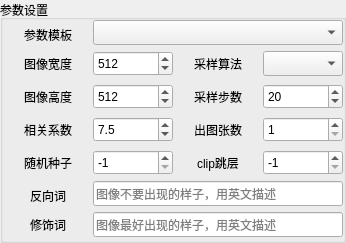
           <widget class="QGroupBox" name="sd_paramsset_groupBox">
            <property name="minimumSize">
             <size>
              <width>341</width>
              <height>0</height>
             </size>
            </property>
            <property name="maximumSize">
             <size>
              <width>16777215</width>
              <height>16777215</height>
             </size>
            </property>
            <property name="title">
             <string>参数设置</string>
            </property>
            <layout class="QVBoxLayout" name="verticalLayout_12">
             <property name="spacing">
              <number>3</number>
             </property>
             <property name="leftMargin">
              <number>0</number>
             </property>
             <property name="topMargin">
              <number>0</number>
             </property>
             <property name="rightMargin">
              <number>0</number>
             </property>
             <property name="bottomMargin">
              <number>0</number>
             </property>
             <item>
              <widget class="QFrame" name="sd_frame_params_template">
               <property name="minimumSize">
                <size>
                 <width>0</width>
                 <height>26</height>
                </size>
               </property>
               <property name="maximumSize">
                <size>
                 <width>16777215</width>
                 <height>26</height>
                </size>
               </property>
               <property name="frameShape">
                <enum>QFrame::NoFrame</enum>
               </property>
               <property name="frameShadow">
                <enum>QFrame::Raised</enum>
               </property>
               <property name="lineWidth">
                <number>0</number>
               </property>
               <layout class="QHBoxLayout" name="horizontalLayout_32">
                <property name="spacing">
                 <number>0</number>
                </property>
                <property name="leftMargin">
                 <number>0</number>
                </property>
                <property name="topMargin">
                 <number>0</number>
                </property>
                <property name="rightMargin">
                 <number>0</number>
                </property>
                <property name="bottomMargin">
                 <number>0</number>
                </property>
                <item>
                 <widget class="QLabel" name="params_template_label">
                  <property name="minimumSize">
                   <size>
                    <width>90</width>
                    <height>30</height>
                   </size>
                  </property>
                  <property name="maximumSize">
                   <size>
                    <width>90</width>
                    <height>30</height>
                   </size>
                  </property>
                  <property name="lineWidth">
                   <number>0</number>
                  </property>
                  <property name="text">
                   <string>参数模板</string>
                  </property>
                  <property name="alignment">
                   <set>Qt::AlignCenter</set>
                  </property>
                 </widget>
                </item>
                <item>
                 <widget class="QComboBox" name="params_template_comboBox">
                  <property name="minimumSize">
                   <size>
                    <width>0</width>
                    <height>25</height>
                   </size>
                  </property>
                  <property name="maximumSize">
                   <size>
                    <width>16777215</width>
                    <height>25</height>
                   </size>
                  </property>
                 </widget>
                </item>
               </layout>
              </widget>
             </item>
             <item>
              <widget class="QFrame" name="sd_frame_param">
               <property name="frameShape">
                <enum>QFrame::NoFrame</enum>
               </property>
               <property name="frameShadow">
                <enum>QFrame::Raised</enum>
               </property>
               <property name="lineWidth">
                <number>0</number>
               </property>
               <layout class="QGridLayout" name="gridLayout">
                <property name="leftMargin">
                 <number>0</number>
                </property>
                <property name="topMargin">
                 <number>0</number>
                </property>
                <property name="rightMargin">
                 <number>0</number>
                </property>
                <property name="bottomMargin">
                 <number>0</number>
                </property>
                <property name="horizontalSpacing">
                 <number>0</number>
                </property>
                <property name="verticalSpacing">
                 <number>3</number>
                </property>
                <item row="4" column="1">
                 <widget class="QSpinBox" name="sd_imageheight">
                  <property name="minimumSize">
                   <size>
                    <width>80</width>
                    <height>25</height>
                   </size>
                  </property>
                  <property name="maximumSize">
                   <size>
                    <width>80</width>
                    <height>25</height>
                   </size>
                  </property>
                  <property name="minimum">
                   <number>64</number>
                  </property>
                  <property name="maximum">
                   <number>4096</number>
                  </property>
                  <property name="singleStep">
                   <number>64</number>
                  </property>
                  <property name="value">
                   <number>512</number>
                  </property>
                 </widget>
                </item>
                <item row="5" column="3">
                 <widget class="QSpinBox" name="sd_batch_count">
                  <property name="minimumSize">
                   <size>
                    <width>80</width>
                    <height>25</height>
                   </size>
                  </property>
                  <property name="maximumSize">
                   <size>
                    <width>80</width>
                    <height>25</height>
                   </size>
                  </property>
                  <property name="minimum">
                   <number>1</number>
                  </property>
                  <property name="maximum">
                   <number>4096</number>
                  </property>
                  <property name="singleStep">
                   <number>1</number>
                  </property>
                  <property name="value">
                   <number>1</number>
                  </property>
                 </widget>
                </item>
                <item row="3" column="3">
                 <widget class="QComboBox" name="sd_sampletype">
                  <property name="minimumSize">
                   <size>
                    <width>80</width>
                    <height>25</height>
                   </size>
                  </property>
                  <property name="maximumSize">
                   <size>
                    <width>80</width>
                    <height>25</height>
                   </size>
                  </property>
                 </widget>
                </item>
                <item row="6" column="2">
                 <widget class="QLabel" name="sd_clipskip_label">
                  <property name="minimumSize">
                   <size>
                    <width>90</width>
                    <height>30</height>
                   </size>
                  </property>
                  <property name="maximumSize">
                   <size>
                    <width>90</width>
                    <height>30</height>
                   </size>
                  </property>
                  <property name="lineWidth">
                   <number>0</number>
                  </property>
                  <property name="text">
                   <string>clip跳层</string>
                  </property>
                  <property name="alignment">
                   <set>Qt::AlignCenter</set>
                  </property>
                 </widget>
                </item>
                <item row="3" column="2">
                 <widget class="QLabel" name="sd_sampletype_label">
                  <property name="minimumSize">
                   <size>
                    <width>90</width>
                    <height>30</height>
                   </size>
                  </property>
                  <property name="maximumSize">
                   <size>
                    <width>90</width>
                    <height>30</height>
                   </size>
                  </property>
                  <property name="lineWidth">
                   <number>0</number>
                  </property>
                  <property name="text">
                   <string>采样算法</string>
                  </property>
                  <property name="alignment">
                   <set>Qt::AlignCenter</set>
                  </property>
                 </widget>
                </item>
                <item row="3" column="1">
                 <widget class="QSpinBox" name="sd_imagewidth">
                  <property name="minimumSize">
                   <size>
                    <width>80</width>
                    <height>25</height>
                   </size>
                  </property>
                  <property name="maximumSize">
                   <size>
                    <width>80</width>
                    <height>25</height>
                   </size>
                  </property>
                  <property name="minimum">
                   <number>64</number>
                  </property>
                  <property name="maximum">
                   <number>4096</number>
                  </property>
                  <property name="singleStep">
                   <number>64</number>
                  </property>
                  <property name="value">
                   <number>512</number>
                  </property>
                 </widget>
                </item>
                <item row="5" column="1">
                 <widget class="QDoubleSpinBox" name="sd_cfgscale">
                  <property name="minimumSize">
                   <size>
                    <width>80</width>
                    <height>25</height>
                   </size>
                  </property>
                  <property name="maximumSize">
                   <size>
                    <width>80</width>
                    <height>25</height>
                   </size>
                  </property>
                  <property name="decimals">
                   <number>1</number>
                  </property>
                  <property name="singleStep">
                   <double>0.500000000000000</double>
                  </property>
                  <property name="value">
                   <double>7.500000000000000</double>
                  </property>
                 </widget>
                </item>
                <item row="5" column="0">
                 <widget class="QLabel" name="sd_cfg_label">
                  <property name="minimumSize">
                   <size>
                    <width>90</width>
                    <height>30</height>
                   </size>
                  </property>
                  <property name="maximumSize">
                   <size>
                    <width>90</width>
                    <height>30</height>
                   </size>
                  </property>
                  <property name="lineWidth">
                   <number>0</number>
                  </property>
                  <property name="text">
                   <string>相关系数</string>
                  </property>
                  <property name="alignment">
                   <set>Qt::AlignCenter</set>
                  </property>
                 </widget>
                </item>
                <item row="6" column="0">
                 <widget class="QLabel" name="sd_seed_label">
                  <property name="minimumSize">
                   <size>
                    <width>90</width>
                    <height>30</height>
                   </size>
                  </property>
                  <property name="maximumSize">
                   <size>
                    <width>90</width>
                    <height>30</height>
                   </size>
                  </property>
                  <property name="lineWidth">
                   <number>0</number>
                  </property>
                  <property name="text">
                   <string>随机种子</string>
                  </property>
                  <property name="alignment">
                   <set>Qt::AlignCenter</set>
                  </property>
                 </widget>
                </item>
                <item row="4" column="0">
                 <widget class="QLabel" name="sd_imageheight_label">
                  <property name="minimumSize">
                   <size>
                    <width>90</width>
                    <height>30</height>
                   </size>
                  </property>
                  <property name="maximumSize">
                   <size>
                    <width>90</width>
                    <height>30</height>
                   </size>
                  </property>
                  <property name="lineWidth">
                   <number>0</number>
                  </property>
                  <property name="text">
                   <string>图像高度</string>
                  </property>
                  <property name="alignment">
                   <set>Qt::AlignCenter</set>
                  </property>
                 </widget>
                </item>
                <item row="4" column="2">
                 <widget class="QLabel" name="sd_samplesteps_label">
                  <property name="minimumSize">
                   <size>
                    <width>90</width>
                    <height>30</height>
                   </size>
                  </property>
                  <property name="maximumSize">
                   <size>
                    <width>90</width>
                    <height>30</height>
                   </size>
                  </property>
                  <property name="lineWidth">
                   <number>0</number>
                  </property>
                  <property name="text">
                   <string>采样步数</string>
                  </property>
                  <property name="alignment">
                   <set>Qt::AlignCenter</set>
                  </property>
                 </widget>
                </item>
                <item row="5" column="2">
                 <widget class="QLabel" name="sd_imagenums_label">
                  <property name="minimumSize">
                   <size>
                    <width>90</width>
                    <height>30</height>
                   </size>
                  </property>
                  <property name="maximumSize">
                   <size>
                    <width>90</width>
                    <height>30</height>
                   </size>
                  </property>
                  <property name="lineWidth">
                   <number>0</number>
                  </property>
                  <property name="text">
                   <string>出图张数</string>
                  </property>
                  <property name="alignment">
                   <set>Qt::AlignCenter</set>
                  </property>
                 </widget>
                </item>
                <item row="4" column="3">
                 <widget class="QSpinBox" name="sd_samplesteps">
                  <property name="minimumSize">
                   <size>
                    <width>80</width>
                    <height>25</height>
                   </size>
                  </property>
                  <property name="maximumSize">
                   <size>
                    <width>80</width>
                    <height>25</height>
                   </size>
                  </property>
                  <property name="minimum">
                   <number>1</number>
                  </property>
                  <property name="maximum">
                   <number>100</number>
                  </property>
                  <property name="value">
                   <number>20</number>
                  </property>
                 </widget>
                </item>
                <item row="6" column="3">
                 <widget class="QSpinBox" name="sd_clipskip">
                  <property name="minimumSize">
                   <size>
                    <width>80</width>
                    <height>25</height>
                   </size>
                  </property>
                  <property name="maximumSize">
                   <size>
                    <width>80</width>
                    <height>25</height>
                   </size>
                  </property>
                  <property name="minimum">
                   <number>-1</number>
                  </property>
                  <property name="maximum">
                   <number>5</number>
                  </property>
                  <property name="value">
                   <number>-1</number>
                  </property>
                 </widget>
                </item>
                <item row="6" column="1">
                 <widget class="QSpinBox" name="sd_seed">
                  <property name="minimumSize">
                   <size>
                    <width>80</width>
                    <height>25</height>
                   </size>
                  </property>
                  <property name="maximumSize">
                   <size>
                    <width>80</width>
                    <height>25</height>
                   </size>
                  </property>
                  <property name="minimum">
                   <number>-1</number>
                  </property>
                  <property name="maximum">
                   <number>7758258</number>
                  </property>
                  <property name="value">
                   <number>-1</number>
                  </property>
                 </widget>
                </item>
                <item row="3" column="0">
                 <widget class="QLabel" name="sd_imagewidth_label">
                  <property name="minimumSize">
                   <size>
                    <width>90</width>
                    <height>30</height>
                   </size>
                  </property>
                  <property name="maximumSize">
                   <size>
                    <width>90</width>
                    <height>30</height>
                   </size>
                  </property>
                  <property name="lineWidth">
                   <number>0</number>
                  </property>
                  <property name="text">
                   <string>图像宽度</string>
                  </property>
                  <property name="alignment">
                   <set>Qt::AlignCenter</set>
                  </property>
                 </widget>
                </item>
               </layout>
              </widget>
             </item>
             <item>
              <widget class="QFrame" name="sd_frame_negative">
               <property name="minimumSize">
                <size>
                 <width>0</width>
                 <height>26</height>
                </size>
               </property>
               <property name="maximumSize">
                <size>
                 <width>16777215</width>
                 <height>26</height>
                </size>
               </property>
               <property name="frameShape">
                <enum>QFrame::NoFrame</enum>
               </property>
               <property name="frameShadow">
                <enum>QFrame::Raised</enum>
               </property>
               <property name="lineWidth">
                <number>0</number>
               </property>
               <layout class="QHBoxLayout" name="horizontalLayout_24">
                <property name="spacing">
                 <number>0</number>
                </property>
                <property name="leftMargin">
                 <number>0</number>
                </property>
                <property name="topMargin">
                 <number>0</number>
                </property>
                <property name="rightMargin">
                 <number>0</number>
                </property>
                <property name="bottomMargin">
                 <number>0</number>
                </property>
                <item>
                 <widget class="QLabel" name="sd_negative_label">
                  <property name="minimumSize">
                   <size>
                    <width>90</width>
                    <height>30</height>
                   </size>
                  </property>
                  <property name="maximumSize">
                   <size>
                    <width>90</width>
                    <height>30</height>
                   </size>
                  </property>
                  <property name="lineWidth">
                   <number>0</number>
                  </property>
                  <property name="text">
                   <string>反向词</string>
                  </property>
                  <property name="alignment">
                   <set>Qt::AlignCenter</set>
                  </property>
                 </widget>
                </item>
                <item>
                 <widget class="QLineEdit" name="sd_negative_lineEdit">
                  <property name="minimumSize">
                   <size>
                    <width>0</width>
                    <height>25</height>
                   </size>
                  </property>
                  <property name="maximumSize">
                   <size>
                    <width>16777215</width>
                    <height>25</height>
                   </size>
                  </property>
                  <property name="toolTip">
                   <string>右击恢复默认值</string>
                  </property>
                  <property name="placeholderText">
                   <string>图像不要出现的样子，用英文描述</string>
                  </property>
                 </widget>
                </item>
               </layout>
              </widget>
             </item>
             <item>
              <widget class="QFrame" name="sd_frame_modify">
               <property name="minimumSize">
                <size>
                 <width>0</width>
                 <height>30</height>
                </size>
               </property>
               <property name="maximumSize">
                <size>
                 <width>16777215</width>
                 <height>30</height>
                </size>
               </property>
               <property name="frameShape">
                <enum>QFrame::NoFrame</enum>
               </property>
               <property name="frameShadow">
                <enum>QFrame::Raised</enum>
               </property>
               <property name="lineWidth">
                <number>0</number>
               </property>
               <layout class="QHBoxLayout" name="horizontalLayout_33">
                <property name="spacing">
                 <number>0</number>
                </property>
                <property name="leftMargin">
                 <number>0</number>
                </property>
                <property name="topMargin">
                 <number>0</number>
                </property>
                <property name="rightMargin">
                 <number>0</number>
                </property>
                <property name="bottomMargin">
                 <number>0</number>
                </property>
                <item>
                 <widget class="QLabel" name="sd_modify_label">
                  <property name="minimumSize">
                   <size>
                    <width>90</width>
                    <height>25</height>
                   </size>
                  </property>
                  <property name="maximumSize">
                   <size>
                    <width>90</width>
                    <height>25</height>
                   </size>
                  </property>
                  <property name="lineWidth">
                   <number>0</number>
                  </property>
                  <property name="text">
                   <string>修饰词</string>
                  </property>
                  <property name="alignment">
                   <set>Qt::AlignCenter</set>
                  </property>
                 </widget>
                </item>
                <item>
                 <widget class="QLineEdit" name="sd_modify_lineEdit">
                  <property name="minimumSize">
                   <size>
                    <width>0</width>
                    <height>25</height>
                   </size>
                  </property>
                  <property name="maximumSize">
                   <size>
                    <width>16777215</width>
                    <height>25</height>
                   </size>
                  </property>
                  <property name="toolTip">
                   <string>右击恢复默认值</string>
                  </property>
                  <property name="placeholderText">
                   <string>图像最好出现的样子，用英文描述</string>
                  </property>
                 </widget>
                </item>
               </layout>
              </widget>
             </item>
            </layout>
           </widget>
